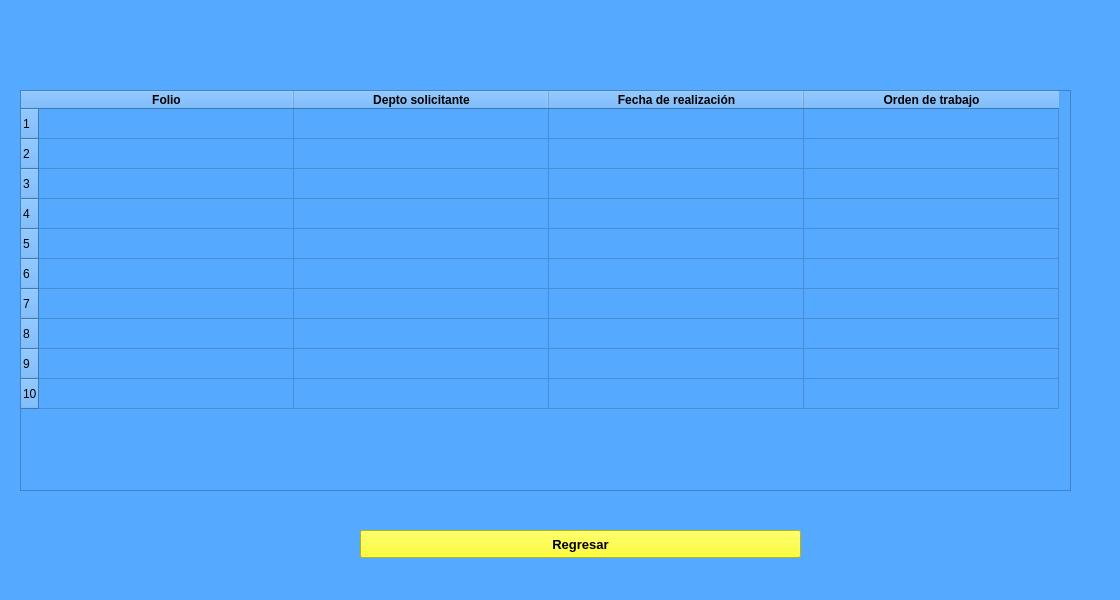
<?xml version="1.0" encoding="UTF-8"?>
<ui version="4.0">
 <class>SolicitudesRealizadas</class>
 <widget class="QMainWindow" name="SolicitudesRealizadas">
  <property name="geometry">
   <rect>
    <x>0</x>
    <y>0</y>
    <width>1120</width>
    <height>600</height>
   </rect>
  </property>
  <property name="windowTitle">
   <string>MainWindow</string>
  </property>
  <property name="styleSheet">
   <string notr="true">QWidget{
	background-color: rgb(85, 170, 255);
}
QPushButton{
	background-color: rgb(255, 255, 0);
}</string>
  </property>
  <widget class="QWidget" name="centralwidget">
   <widget class="QTableWidget" name="tableWidget_5">
    <property name="geometry">
     <rect>
      <x>20</x>
      <y>90</y>
      <width>1051</width>
      <height>401</height>
     </rect>
    </property>
    <property name="rowCount">
     <number>10</number>
    </property>
    <attribute name="horizontalHeaderDefaultSectionSize">
     <number>255</number>
    </attribute>
    <row/>
    <row/>
    <row/>
    <row/>
    <row/>
    <row/>
    <row/>
    <row/>
    <row/>
    <row/>
    <column>
     <property name="text">
      <string>Folio</string>
     </property>
     <property name="font">
      <font>
       <weight>75</weight>
       <bold>true</bold>
      </font>
     </property>
    </column>
    <column>
     <property name="text">
      <string>Depto solicitante</string>
     </property>
     <property name="font">
      <font>
       <weight>75</weight>
       <bold>true</bold>
      </font>
     </property>
    </column>
    <column>
     <property name="text">
      <string>Fecha de realización</string>
     </property>
     <property name="font">
      <font>
       <weight>75</weight>
       <bold>true</bold>
      </font>
     </property>
    </column>
    <column>
     <property name="text">
      <string>Orden de trabajo</string>
     </property>
     <property name="font">
      <font>
       <weight>75</weight>
       <bold>true</bold>
      </font>
     </property>
    </column>
   </widget>
   <widget class="QPushButton" name="pushButton_4">
    <property name="geometry">
     <rect>
      <x>360</x>
      <y>530</y>
      <width>441</width>
      <height>28</height>
     </rect>
    </property>
    <property name="font">
     <font>
      <pointsize>10</pointsize>
      <weight>75</weight>
      <bold>true</bold>
     </font>
    </property>
    <property name="text">
     <string>Regresar</string>
    </property>
   </widget>
  </widget>
 </widget>
 <resources/>
 <connections/>
</ui>
